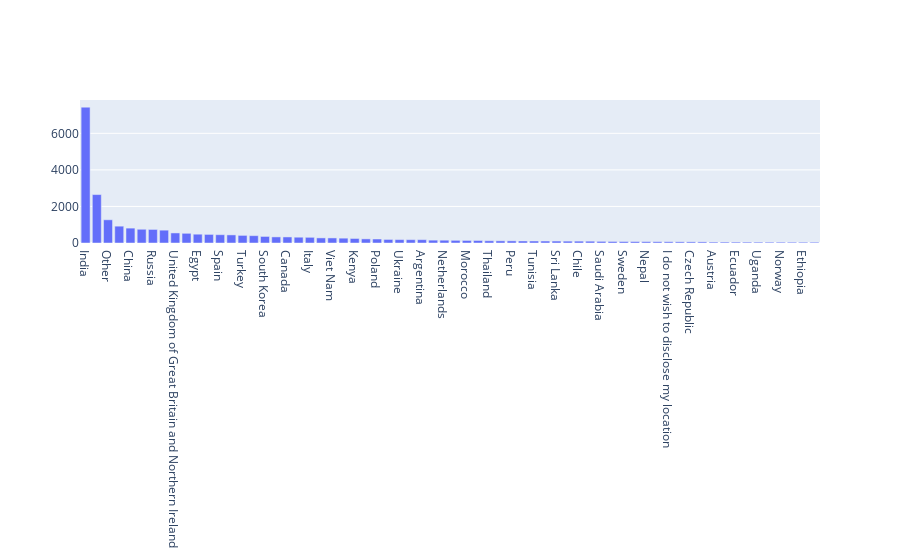

The cell this chart's notebook holds for it:
### Code cell
fig = go.Figure()
fig.add_trace(go.Bar(x = q3_df.index, y = q3_df.values))
fig.show()

#어떻게 그룹화를 진행할 것인가..?

### Figure 1 — Plotly figure (JSON) as saved in the notebook; plotly's stock layout.template omitted (floating-point values rounded to 4 significant figures)
{"data": [{"type": "bar", "x": ["India", "United States of America", "Other", "Japan", "China", "Brazil", "Russia", "Nigeria", "United Kingdom of Great Britain and Northern Ireland", "Pakistan", "Egypt", "Germany", "Spain", "Indonesia", "Turkey", "France", "South Korea", "Taiwan", "Canada", "Bangladesh", "Italy", "Mexico", "Viet Nam", "Australia", "Kenya", "Colombia", "Poland", "Iran, Islamic Republic of...", "Ukraine", "Singapore", "Argentina", "Malaysia", "Netherlands", "South Africa", "Morocco", "Israel", "Thailand", "Portugal", "Peru", "United Arab Emirates", "Tunisia", "Philippines", "Sri Lanka", "Greece", "Chile", "Ghana", "Saudi Arabia", "Ireland", "Sweden", "Hong Kong (S.A.R.)", "Nepal", "Switzerland", "I do not wish to disclose my location", "Belgium", "Czech Republic", "Romania", "Austria", "Belarus", "Ecuador", "Denmark", "Uganda", "Kazakhstan", "Norway", "Algeria", "Ethiopia", "Iraq"], "y": [7433, 2650, 1270, 921, 814, 751, 742, 702, 550, 530, 482, 470, 454, 443, 416, 401, 359, 334, 331, 317, 311, 279, 277, 264, 248, 225, 219, 195, 186, 182, 182, 156, 153, 146, 140, 138, 123, 119, 117, 111, 109, 108, 106, 102, 102, 99, 89, 84, 81, 79, 75, 71, 69, 65, 63, 61, 51, 51, 50, 48, 47, 45, 45, 44, 43, 43]}], "layout": {"autosize": true, "xaxis": {"autorange": true, "range": [-0.5, 65.5], "type": "category"}, "yaxis": {"autorange": true, "range": [0, 7824.0], "type": "linear"}}}
